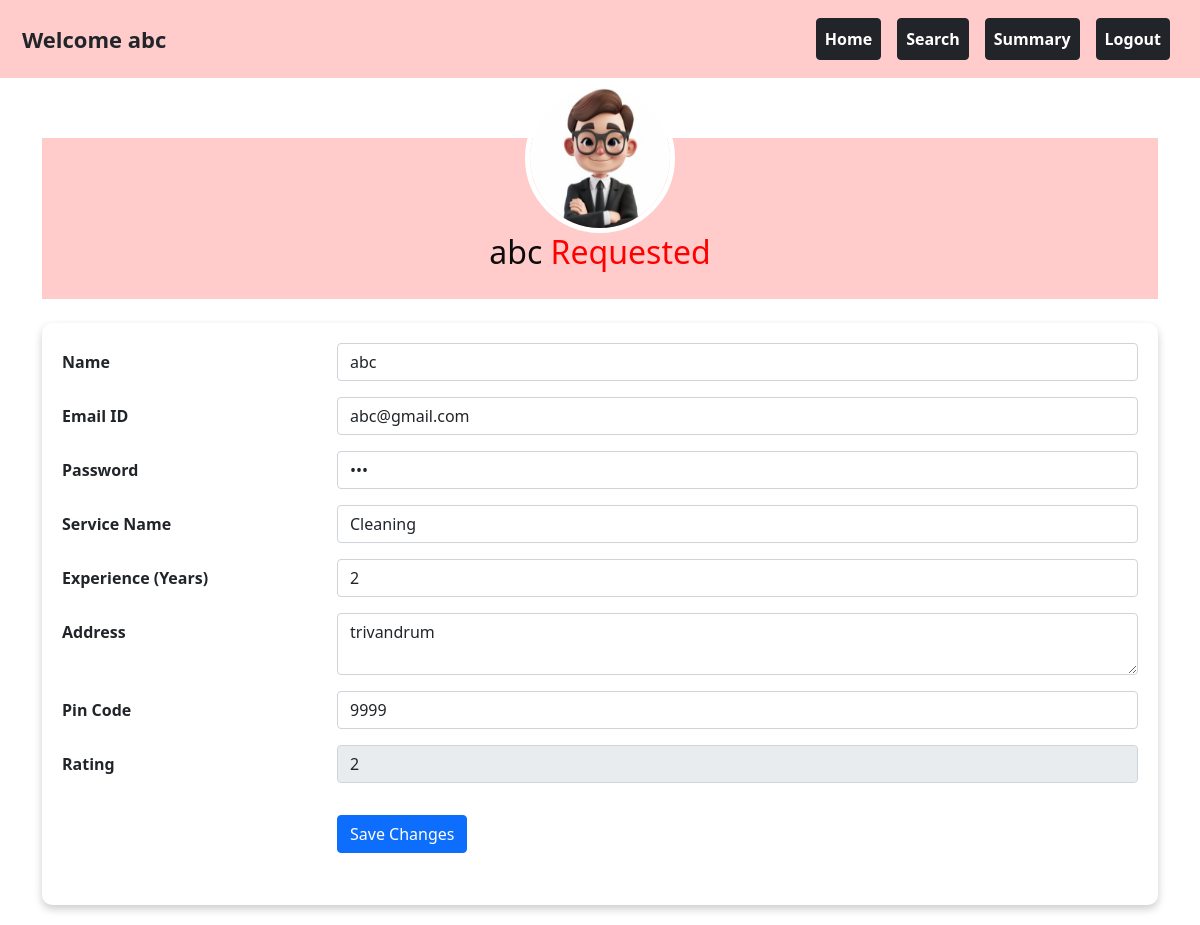
Page /prof_profile/1 on the earlier database version.
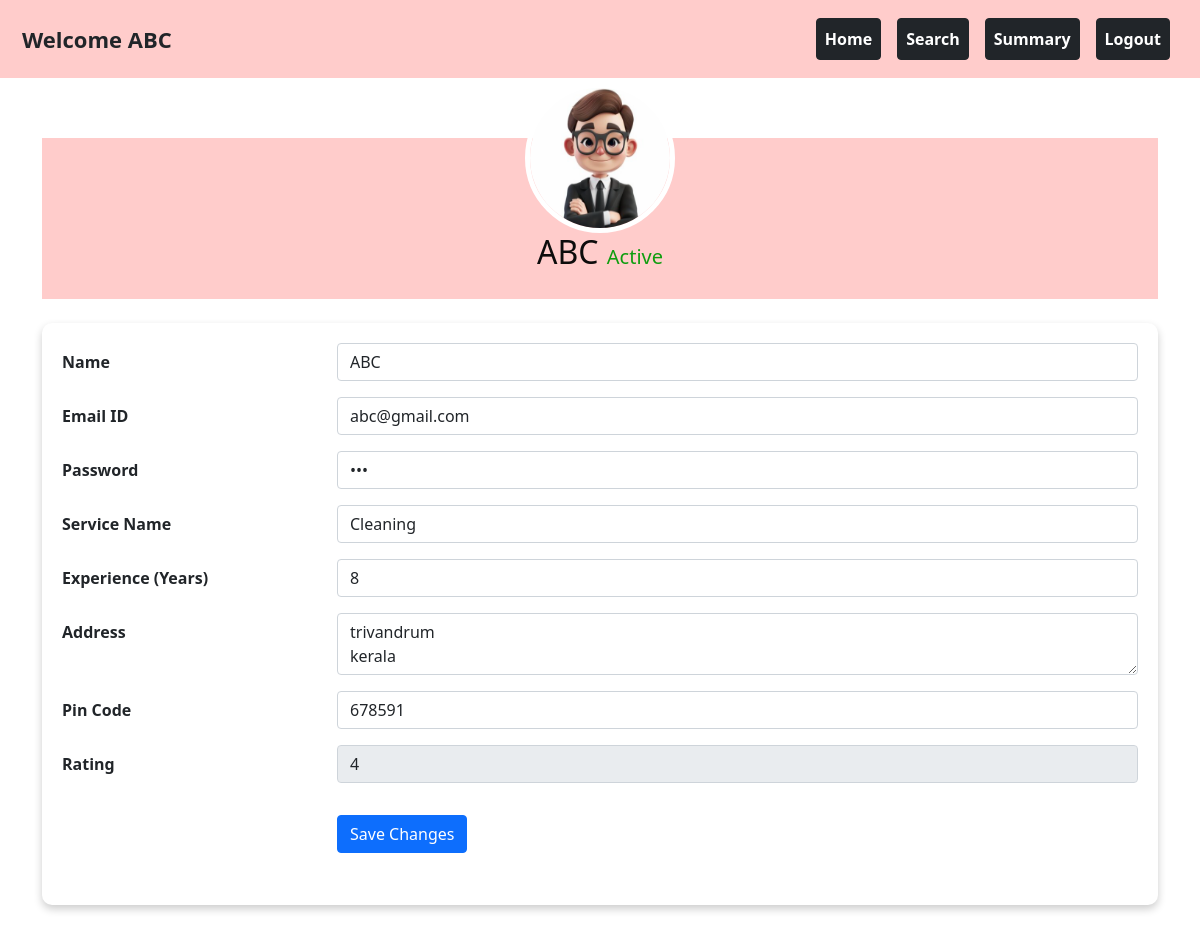
Same page on the later database version.
### backend/models.py (models this page shows)
class Professional_Info(db.Model):
    __tablename__="professional_info"
    id=db.Column(db.Integer,primary_key=True)
    email_id=db.Column(db.String,unique=True,nullable=False)
    password=db.Column(db.String,nullable=False)
    full_name=db.Column(db.String,nullable=False)
    experience=db.Column(db.Integer,nullable=False)
    proof_doc=db.Column(db.String,nullable=False)
    address=db.Column(db.String,nullable=False)
    pin_code=db.Column(db.Integer,nullable=False)
    service_id=db.Column(db.Integer,db.ForeignKey("service.id"))
    rating=db.Column(db.Integer,default=0)
    profile_status=db.Column(db.Integer,default=0) #not accepted yet=0 ,accepted=1
    blocked_status=db.Column(db.Integer,default=0) #not blocked=0, 1-blocked
    service_requests=db.relationship("Service_Request",cascade="all,delete",backref="professional_info",lazy=True)

### backend/controller.py (the view, shortened to what this page needs)
@app.route('/prof_profile/<int:prof_id>',methods=['GET','POST'])
def prof_profile(prof_id):
    prof_obj=Professional_Info.query.get(prof_id)
    service_dict={service_obj.id:service_obj for service_obj in Service.query.all()}
    return render_template("professional_profile.html",prof_obj=prof_obj,service_dict=service_dict,msg="")

### templates/professional_profile.html (shortened to what the changed rows need)
<!DOCTYPE html>
<html lang="en">
    <head>
        <link rel="stylesheet" href="/static\styles\style.css">
        <link rel="stylesheet" href="/static\styles\profile.css">
        <link href="https://cdn.jsdelivr.net/npm/bootstrap@5.0.2/dist/css/bootstrap.min.css" rel="stylesheet">
    </head>
    <body>
        <div class="container-fluid" style="background-color: #ffcccb; padding: 10px;">
            <nav class="navbar navbar-expand-lg navbar-light w-100">
                <div class="container-fluid">
                    <div style="font-size: 22px;"><strong>Welcome {{prof_obj.full_name}}</strong></div>
                </div>
            </nav>
        </div>
        <div class="container">
            <div class="profile-header">
                <img src="/static\professional.png" alt="Profile Picture" class="profile-img">
                <h2>{{prof_obj.full_name}} {% if prof_obj.profile_status==0 %}<span style="color: red;"> Requested </span>{% else %}<span style="color: rgb(15, 157, 15);font-size: 20px;">Active {% endif %}</span></h2>
            </div>
            <div class="profile-content mt-4">
                <form action="/prof_profile/{{prof_obj.id}}" method="POST">
                    <div class="row mb-3">
                        <div class="col-sm-9">
                            <input type="text" class="form-control" name="name" id="name" value="{{prof_obj.full_name}}">
                        </div>
                    </div>
                    <div class="row mb-3">
                        <div class="col-sm-9">
                            <input type="email" class="form-control" name="email" id="email" value="{{prof_obj.email_id}}">
                        </div>
                    </div>
                    <div class="row mb-3">
                        <div class="col-sm-9">
                            <input type="password" class="form-control" name="password" id="password" value="{{prof_obj.password}}">
                        </div>
                    </div>
                    <div class="row mb-3">
                        <div class="col-sm-9">
                            <input type="number" class="form-control" name="experience" id="experience" value="{{prof_obj.experience}}">
                        </div>
                    </div>
                    <div class="row mb-3">
                        <div class="col-sm-9">
                            <textarea class="form-control" name="address" id="address" rows="2" >{{prof_obj.address}}</textarea>
                        </div>
                    </div>
                    <div class="row mb-3">
                        <div class="col-sm-9">
                            <input type="text" class="form-control" name="pincode" id="pincode" value="{{prof_obj.pin_code}}">
                        </div>
                    </div>
                    <div class="row mb-3">
                        <div class="col-sm-9">
                            <input type="number" class="form-control" name="rating" id="rating" value="{{prof_obj.rating}}" disabled>
                        </div>
                    </div>
                </form><br>
            </div>
        </div>
    </body>
</html>

Differences in the rows shown:
changed Professional_Info "abc@gmail.com": full_name "abc" → "ABC"; profile_status 0 → 1 (drawn); name "abc" → "ABC"; experience "2" → "8"; address "trivandrum" → "trivandrum kerala"; pincode "9999" → "678591"; rating "2" → "4"
Other differences:
text no longer shown: "Requested"
text now shown: "Active"
